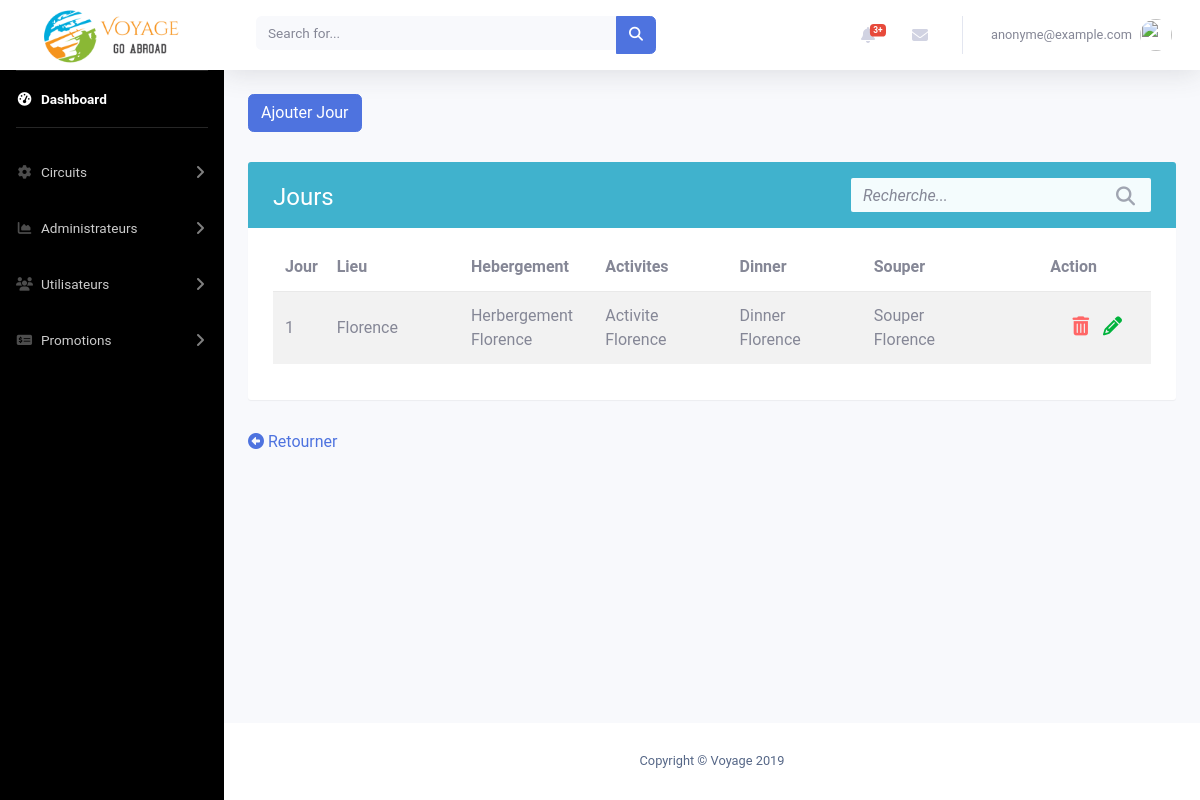
Page /admin/listerJours.php?idEtape=37&idCircuit=13 (signed in) on the committed database.
### tables this page shows
CREATE TABLE `jour` (
  `idJour` int(11) NOT NULL,
  `idLieu` int(10) DEFAULT NULL,
  `idEtape` int(11) NOT NULL,
  `idActivite` int(11) DEFAULT NULL,
  `idHebergement` int(11) DEFAULT NULL,
  `idDinner` int(11) DEFAULT NULL,
  `idSouper` int(11) DEFAULT NULL
);

CREATE TABLE `lieu` (
  `idLieu` int(11) NOT NULL,
  `nom` varchar(50) DEFAULT NULL,
  `ville` varchar(50) DEFAULT NULL,
  `pays` varchar(50) DEFAULT NULL
);

CREATE TABLE `hebergement` (
  `idHebergement` int(11) NOT NULL,
  `idLieu` int(11) NOT NULL,
  `nom` varchar(50) NOT NULL,
  `typeHebergement` varchar(50) DEFAULT NULL,
  `dejeunerInclus` tinyint(1) DEFAULT '0',
  `siteweb` varchar(50) DEFAULT NULL
);

CREATE TABLE `activite` (
  `idActivite` int(11) NOT NULL,
  `idLieu` int(11) NOT NULL,
  `nom` varchar(50) NOT NULL,
  `description` varchar(50) DEFAULT NULL,
  `siteweb` varchar(50) DEFAULT NULL
);

CREATE TABLE `manger` (
  `idManger` int(11) NOT NULL,
  `idLieu` int(11) NOT NULL,
  `nom` varchar(50) NOT NULL,
  `siteweb` varchar(50) DEFAULT NULL
);

### admin/listerJours.php (the view, shortened to what this page needs)
<?php
include "includes/header.php";
include "includes/navbar.php";
if (isset($_GET['idEtape'])) {
    $idEtape = $_GET['idEtape'];
}
if (isset($_GET['idCircuit'])) {
    $idCircuit = $_GET['idCircuit'];
}
$stmt = $conn->query('SELECT * FROM jour WHERE idEtape = ' . $idEtape);
$jour = 0;
$table = '
                <div class="table-wrapper">
                    <div class="table-title">
                        <div class="row">
                            <div class="col-sm-8">
                                <h2>Jours</b></h2>
                            </div>
                            <div class="col-sm-4">
                                <div class="search-box">
                                    <div class="input-group">
                                        <input type="text" id="search" class="form-control" placeholder="Recherche...">
                                        <span class="input-group-addon"><i class="fa fa-search" aria-hidden="true"></i></span>
                                    </div>
                                </div>
                            </div>
                        </div>
                    </div>
                    <table class="table table-striped">
                        <col width="50">
                        <col width="130">
                        <col width="130">
                        <col width="130">
                        <col width="130">
                        <col width="130">
                        <col width="150">
                        <thead>
                            <tr>
                                <th>Jour</th>
                                <th>Lieu</th>
                                <th>Hebergement</th>
                                <th>Activites</th>
                                <th>Dinner</th>
                                <th>Souper</th>
                                <th style="width: 150px; text-align: center;">Action</th>
                            </tr>
                        </thead>
                        <tbody>';
                        while ($row = $stmt->fetch()) {
                            $jour++;
                            $getActivite = $conn->query('SELECT * FROM activite WHERE idActivite = ' . $row->idActivite);
                            $activite = $getActivite->fetch();
                            $getHebergement = $conn->query('SELECT * FROM hebergement WHERE idHebergement = ' . $row->idHebergement);
                            $hebergement = $getHebergement->fetch();
                            $getDinner = $conn->query('SELECT * FROM manger WHERE idManger = ' . $row->idDinner);
                            $dinner = $getDinner->fetch();
                            $getSouper = $conn->query('SELECT * FROM manger WHERE idManger = ' . $row->idSouper);
                            $souper = $getSouper->fetch();
                            $getLieu = $conn->query("SELECT * FROM lieu WHERE idLieu = $row->idLieu");
                            $lieu = $getLieu->fetch();
                            if ($lieu->nom == null && $lieu->ville == null && $lieu->pays == null) {
                                $lieuAMontrer = 'Sans Lieu';
                            } else {
                                $lieuAMontrer = trim(preg_replace('/\s\s+/', ' ', str_replace("\n", " ", $lieu->nom . ' ' . $lieu->ville . ' ' . $lieu->pays)));
                            }
                            $table .= '
                                    <tr>
                                        <td>' . $jour . '</td>
                                        <td>' . $lieuAMontrer . '</td>
                                        <td>' . $hebergement->nom . '</td>
                                        <td>' . $activite->nom . '</td>
                                        <td>' . $dinner->nom . '</td>
                                        <td>' . $souper->nom . '</td>
                                        <td>
                                            <div class="col-md-12 choix">
                                                <a href="" data-toggle="modal" data-target="#exampleModal'. $row->idJour .'"><i class="fa fa-trash" aria-hidden="true" style="color: #ff6666;"></i></a>
                                                <a href="modifierJour.php?idJour=' . $row->idJour . '"><i class="fa fa-pencil" aria-hidden="true" style="color: #00b33c;"></i></a>
                                                <div style="color: black;" class="modal fade" id="exampleModal'. $row->idJour .'" tabindex="-1" role="dialog" aria-labelledby="exampleModalLabel" aria-hidden="true">
                                                            <a type="button" href="deleteJour.php?idJour=' . $row->idJour . '" class="btn btn-primary">Confirmer</a>
                                                </div>
                                            </div>
                                        </td>
                                    </tr>';
                        }
                $table .= '</tbody>
                        </table>
                    </div>
                ';
?>
<div class="container minimumHeight">
    <form action="creerCircuit.php" method="GET">
        <button class="btn btn-primary" style="color: white;">Ajouter Jour</button>
    </form>
    <?php
        echo $table;
    ?>
    <a href="<?php if (isset($idCircuit)) {
        echo "listerEtapes.php?idCircuit=$idCircuit";
    } else {
        echo 'gererCircuit.php';
    } ?>" class="mb-10"><i class="fas fa-arrow-alt-circle-left"></i> Retourner</a>
</div>
<?php
  include('includes/footer.php');
?>

### admin/css/abdel.css (style rules this page uses)
.choix { text-align: right !important; }
.minimumHeight { min-height: 75vh !important; }

### admin/css/crud.css (style rules this page uses)
body { color: #566787; background: #f7f5f2; font-family: 'Roboto', sans-serif; }
.table-wrapper { background: #fff; padding: 20px 25px; margin: 30px auto; border-radius: 3px; box-shadow: 0 1px 1px rgba(0,0,0,.05); }
.table-title { color: #fff; background: #40b2cd; padding: 16px 25px; margin: -20px -25px 10px; border-radius: 3px 3px 0 0; }
.table-title h2 { margin: 5px 0 0; font-size: 24px; }
.search-box { position: relative; float: right; }
.search-box .input-group { min-width: 300px; position: absolute; right: 0; }
.search-box .input-group-addon, .search-box input { border-color: #ddd; border-radius: 0; }
.search-box input { height: 34px; padding-right: 35px; background: #f4fcfd; border: none; border-radius: 2px !important; }
.search-box input::placeholder { font-style: italic; }
.search-box .input-group-addon { min-width: 35px; border: none; background: transparent; position: absolute; right: 0; z-index: 9; padding: 6px 0; }
.search-box i { color: #a0a5b1; font-size: 19px; position: relative; top: 2px; }
table.table { table-layout: fixed; margin-top: 15px; }
table.table tr th, table.table tr td { border-color: #e9e9e9; vertical-align: center; }
table.table th:first-child { width: 13rem; }
table.table td a { color: #a0a5b1; display: inline-block; margin: 0 5px; }
table.table td i { font-size: 19px; }
table.table thead th { border: none; }

### rows in the picture
jour: idLieu.ville "Florence", idHebergement.nom "Herbergement Florence", idActivite.nom "Activite Florence", idDinner.nom "Dinner Florence", idSouper.nom "Souper Florence"

### other values in the picture
$_SESSION['courriel'] "anonyme@example.com"
